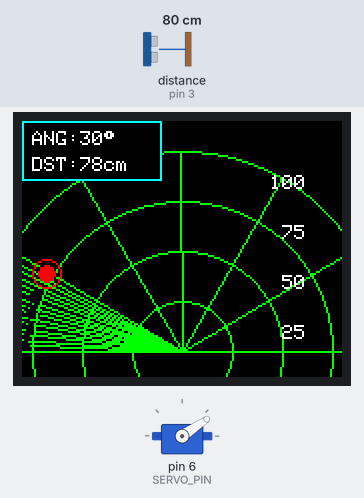
Recording of a sketch running on a simulated Arduino Uno, built with avr-gcc and run on an emulated ATmega328P. On the bench: servo, 160×128 colour display. Wiring (inferred from the names in the program): ultrasonic range finder: trigger pin 2; echo pin 3. Inputs (shaded band) come from the test bench; at power-on: distance to the obstacle (sensor on pin 3) 80 cm. The echo pulse lasts 58.3 µs per cm.

Above: at 1.4 s.
1.5 s: distance to the obstacle (sensor on pin 3) set to 2 cm
At 1.8 s:
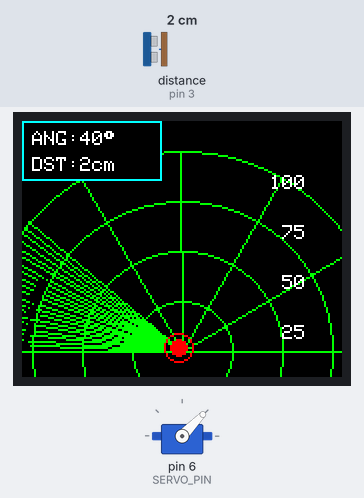
4.1 s: distance to the obstacle (sensor on pin 3) set to 4 cm
At 4.53 s:
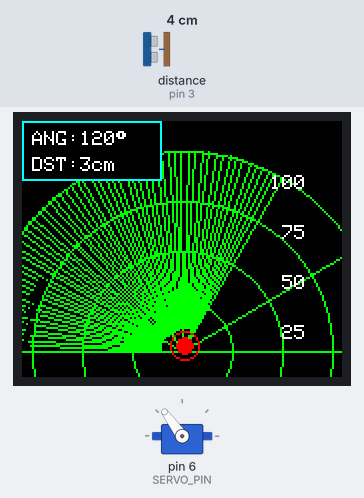
6.8 s: distance to the obstacle (sensor on pin 3) set to 9 cm
At 7.23 s:
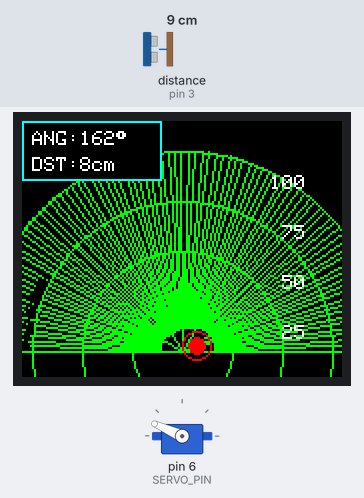
Timing chart, 0 to 14.5 s (numbered marks = the images above; inputs shaded):
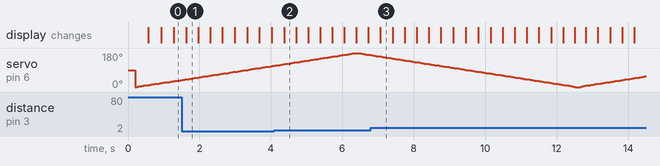

The sketch:

radar.ino
```cpp
/*
 =====================================================
   RADAR 180° TFT
   Arduino UNO + ST7735 + HC-SR04 + Servo
 =====================================================

   DISPLAY:
   TFT ST7735 1.8" (128x160)
   Orientation: LANDSCAPE

   FEATURES:
   - Smooth radar sweep
   - 180° optimized UI
   - Distance rings
   - Angle markers
   - Object trail
   - HUD information
   - Cleaner graphics

 =====================================================
   TFT ST7735 CONNECTIONS
 =====================================================

   TFT        -> UNO

   VCC        -> 5V
   GND        -> GND
   SCL/CLK    -> D13
   SDA/MOSI   -> D11
   CS         -> D5
   DC         -> D7
   RST        -> D8
   LED        -> 5V

 =====================================================
   HC-SR04
 =====================================================

   VCC        -> 5V
   GND        -> GND
   TRIG       -> D2
   ECHO       -> D3

 =====================================================
   SERVO
 =====================================================

   SIGNAL     -> D6
   VCC        -> 5V
   GND        -> GND

 =====================================================
   LIBRARIES:
   - Adafruit GFX
   - Adafruit ST7735
 =====================================================
*/

#include <Adafruit_GFX.h>
#include <Adafruit_ST7735.h>
#include <SPI.h>
#include <Servo.h>

// ================= TFT =================
#define TFT_CS 5
#define TFT_RST 8
#define TFT_DC 7

Adafruit_ST7735 tft = Adafruit_ST7735(TFT_CS, TFT_DC, TFT_RST);

// ================= ULTRASONIC =================
#define TRIG_PIN 2
#define ECHO_PIN 3

// ================= SERVO =================
#define SERVO_PIN 6

Servo radarServo;

// ================= RADAR =================

// LANDSCAPE:
// Width  = 160
// Height = 128

const int centerX = 80;
const int centerY = 115;

const int radarRadius = 100;

int lastAngle = 0;

// ================= COLORS =================

#define BG_COLOR ST77XX_BLACK
#define GRID_COLOR ST77XX_GREEN
#define SWEEP_COLOR ST77XX_GREEN
#define TARGET_COLOR ST77XX_RED
#define TEXT_COLOR ST77XX_WHITE
#define HUD_COLOR ST77XX_CYAN

// =====================================================
// SETUP
// =====================================================

void setup() {

  Serial.begin(9600);

  pinMode(TRIG_PIN, OUTPUT);
  pinMode(ECHO_PIN, INPUT);

  radarServo.attach(SERVO_PIN);

  tft.initR(INITR_BLACKTAB);

  tft.setRotation(1);

  // velocidade SPI máxima
  SPI.setClockDivider(SPI_CLOCK_DIV2);

  drawRadarUI();
}

// =====================================================
// LOOP
// =====================================================

void loop() {

  // 0 -> 180
  for (int angle = 0; angle <= 180; angle += 2) {

    radarServo.write(angle);

    int dist = getDistance();

    drawSweep(angle, dist);

    delay(8);
  }

  // 180 -> 0
  for (int angle = 180; angle >= 0; angle -= 2) {

    radarServo.write(angle);

    int dist = getDistance();

    drawSweep(angle, dist);

    delay(8);
  }
}

// =====================================================
// DISTANCE
// =====================================================

int getDistance() {

  digitalWrite(TRIG_PIN, LOW);
  delayMicroseconds(2);

  digitalWrite(TRIG_PIN, HIGH);
  delayMicroseconds(10);

  digitalWrite(TRIG_PIN, LOW);

  long duration = pulseIn(ECHO_PIN, HIGH, 30000);

  int distance = duration * 0.034 / 2;

  if (distance <= 0 || distance > 100)
    distance = 100;

  return distance;
}

// =====================================================
// DRAW STATIC UI
// =====================================================

void drawRadarUI() {

  tft.fillScreen(BG_COLOR);

  // Distance arcs
  tft.drawCircle(centerX, centerY, 25, GRID_COLOR);
  tft.drawCircle(centerX, centerY, 50, GRID_COLOR);
  tft.drawCircle(centerX, centerY, 75, GRID_COLOR);
  tft.drawCircle(centerX, centerY, 100, GRID_COLOR);

  // Base line
  tft.drawLine(0, centerY, 160, centerY, GRID_COLOR);

  // Angle lines
  drawAngleLine(0);
  drawAngleLine(30);
  drawAngleLine(60);
  drawAngleLine(90);
  drawAngleLine(120);
  drawAngleLine(150);
  drawAngleLine(180);

  // Labels
  tft.setTextSize(1);
  tft.setTextColor(HUD_COLOR);

  tft.setCursor(2, 2);
  tft.print("RADAR 180");

  // Distance labels
  tft.setCursor(130, 102);
  tft.print("25");

  tft.setCursor(130, 77);
  tft.print("50");

  tft.setCursor(130, 52);
  tft.print("75");

  tft.setCursor(124, 27);
  tft.print("100");
}

// =====================================================
// DRAW ANGLE LINES
// =====================================================

void drawAngleLine(int angle) {

  float rad = radians(angle);

  int x = centerX + radarRadius * cos(rad - PI);
  int y = centerY + radarRadius * sin(rad - PI);

  tft.drawLine(centerX, centerY, x, y, GRID_COLOR);
}

// =====================================================
// DRAW SWEEP
// =====================================================

void drawSweep(int angle, int distance) {

  // =========================
  // APAGAR LINHA ANTERIOR
  // =========================

  float lastRad = radians(lastAngle);

  int lastX = centerX + radarRadius * cos(lastRad - PI);
  int lastY = centerY + radarRadius * sin(lastRad - PI);

  // apaga linha antiga
  tft.drawLine(centerX, centerY, lastX, lastY, BG_COLOR);

  // redesenha grades por cima
  drawAngleLine(lastAngle);

  // =========================
  // APAGAR ALVO ANTERIOR
  // =========================

  static int oldObjX = -1;
  static int oldObjY = -1;
  static bool hadTarget = false;

  if (hadTarget) {

    // apaga alvo antigo
    tft.fillCircle(oldObjX, oldObjY, 8, BG_COLOR);

    // redesenha radar na região apagada
    tft.drawCircle(centerX, centerY, 25, GRID_COLOR);
    tft.drawCircle(centerX, centerY, 50, GRID_COLOR);
    tft.drawCircle(centerX, centerY, 75, GRID_COLOR);
    tft.drawCircle(centerX, centerY, 100, GRID_COLOR);

    // redesenha linha base
    tft.drawLine(0, centerY, 160, centerY, GRID_COLOR);

    // redesenha linhas angulares
    drawAngleLine(0);
    drawAngleLine(30);
    drawAngleLine(60);
    drawAngleLine(90);
    drawAngleLine(120);
    drawAngleLine(150);
    drawAngleLine(180);

    hadTarget = false;
  }

  // =========================
  // NOVA LINHA
  // =========================

  float rad = radians(angle);

  int x = centerX + radarRadius * cos(rad - PI);
  int y = centerY + radarRadius * sin(rad - PI);

  // glow
  for (int i = 3; i >= 1; i--) {

    int glowAngle = angle - (i * 2);

    if (glowAngle < 0)
      continue;

    float glowRad = radians(glowAngle);

    int gx = centerX + radarRadius * cos(glowRad - PI);
    int gy = centerY + radarRadius * sin(glowRad - PI);

    tft.drawLine(centerX, centerY, gx, gy, ST77XX_GREEN);
  }

  // linha principal
  tft.drawLine(centerX, centerY, x, y, SWEEP_COLOR);

  // =========================
  // NOVO ALVO
  // =========================

  int objRadius = map(distance, 0, 100, 0, radarRadius);

  int objX = centerX + objRadius * cos(rad - PI);
  int objY = centerY + objRadius * sin(rad - PI);

  if (distance < 100) {

    tft.fillCircle(objX, objY, 4, TARGET_COLOR);
    tft.drawCircle(objX, objY, 7, TARGET_COLOR);

    oldObjX = objX;
    oldObjY = objY;

    hadTarget = true;
  }

  // =========================
  // HUD
  // =========================

  tft.fillRect(0, 0, 70, 30, BG_COLOR);

  tft.drawRect(0, 0, 70, 30, HUD_COLOR);

  tft.setTextColor(TEXT_COLOR);
  tft.setTextSize(1);

  tft.setCursor(5, 5);
  tft.print("ANG:");
  tft.print(angle);
  tft.print((char)247);

  tft.setCursor(5, 18);
  tft.print("DST:");
  tft.print(distance);
  tft.print("cm");

  // Distance labels
  tft.setCursor(130, 102);
  tft.print("25");

  tft.setCursor(130, 77);
  tft.print("50");

  tft.setCursor(130, 52);
  tft.print("75");

  tft.setCursor(124, 27);
  tft.print("100");

  // salva ângulo
  lastAngle = angle;
}
```
